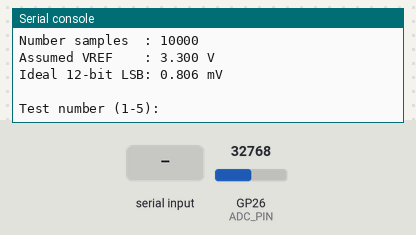
The program below on a simulated Raspberry Pi Pico running MicroPython. On the bench: the last lines printed to the serial console. The inputs (shaded band) are chosen by the test bench; at power-on: GP26 (ADC_PIN) = 32768 (analog values on the 0–65535 scale). Files the program writes start out absent.

Above: at 1.2 s.
1.3 s: "1" typed at the serial console, then Enter
At 2.1 s:
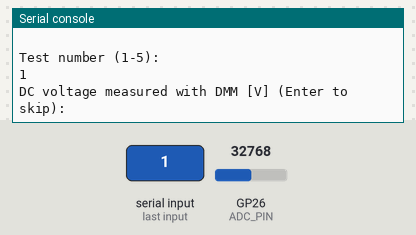
2.8 s: "2" typed at the serial console, then Enter
At 4.7 s:
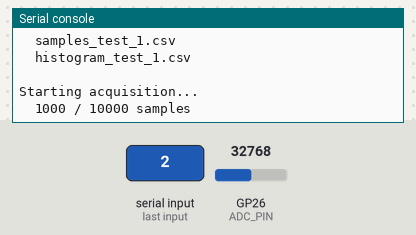
Timing chart, 0 to 6.2 s (numbered marks = the images above; inputs shaded):
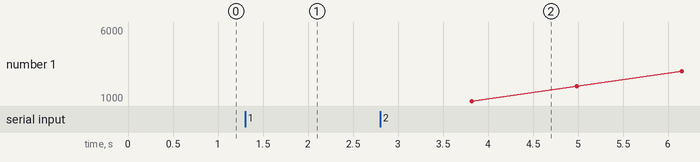

Measured:
- after the input at 1.3 s, the serial console: prints a new line at once (image 1)
- after the input at 2.8 s, the serial console: prints a new line at once (image 2)

The program:

sampling_2.py
```python
# ============================================================
# sampling_2.py
# Raspberry Pi Pico 2 W (RP2350) - MicroPython
# Statistical characterization of a DC input using the ADC
# Digital Communications
# Telecommunications Engineering Program
# Universidad Militar Nueva Granada - UMNG
# Raspberry Pi Pico 2 W
# jose.rugeles@unimilitar.edu.co

# Purpose:
#   - Acquire N DC measurements
#   - Calculate mean, sample variance, sample standard deviation
#   - Calculate minimum, maximum, and range
#   - Build a histogram using approximate 12-bit ADC codes
#   - Save raw samples and histogram as CSV files
#
# ============================================================

from machine import ADC
from array import array
import math
import gc

try:
    import os
except ImportError:
    os = None

ADC_PIN = 26
VREF = 3.3
NUM_SAMPLES = 10000
BUFFER_SAMPLES = 100

adc = ADC(ADC_PIN)
LSB_12_V = VREF / 4095.0


def free_space_bytes():
    if os is None:
        return None
    try:
        stat = os.statvfs("/")
        return stat[0] * stat[3]
    except Exception:
        return None


print()
print("----------------------------------------------------")
print("ADC statistical characterization")
print("Raspberry Pi Pico 2 W")
print("----------------------------------------------------")
print("ADC input       : GP{}".format(ADC_PIN))
print("Number samples  : {}".format(NUM_SAMPLES))
print("Assumed VREF    : {:.3f} V".format(VREF))
print("Ideal 12-bit LSB: {:.3f} mV".format(LSB_12_V * 1000))
print()

test_id = input("Test number (1-5): ").strip()
if test_id not in ("1", "2", "3", "4", "5"):
    print("Invalid test number. Using test_1.")
    test_id = "1"

reference_text = input(
    "DC voltage measured with DMM [V] (Enter to skip): "
).strip()

reference_voltage = None
if reference_text:
    try:
        reference_voltage = float(reference_text)
    except ValueError:
        print("Invalid reference voltage. DMM comparison will be skipped.")
        reference_voltage = None

sample_filename = "samples_test_{}.csv".format(test_id)
hist_filename = "histogram_test_{}.csv".format(test_id)

free_bytes = free_space_bytes()
if free_bytes is not None:
    print("Free filesystem space: {:.1f} kB".format(free_bytes / 1024))

print()
print("Files to be created:")
print("  {}".format(sample_filename))
print("  {}".format(hist_filename))
print()

# Welford statistical variables
n = 0
mean_v = 0.0
M2 = 0.0
min_v = None
max_v = None
min_code12 = 4095
max_code12 = 0
count_code_0 = 0
count_code_4095 = 0

# 4096 nominal 12-bit bins; 16-bit counts are enough for 10000 samples.
histogram = array("H", [0] * 4096)
gc.collect()

print("Starting acquisition...")

try:
    with open(sample_filename, "w") as sample_file:
        # Compact file: students convert Raw_u16 to voltage in MATLAB/Python.
        sample_file.write("Sample,Raw_u16\n")
        buffer = []

        for i in range(NUM_SAMPLES):
            raw_u16 = adc.read_u16()
            voltage = raw_u16 * VREF / 65535.0
            code12 = raw_u16 >> 4

            # Welford online statistics
            n += 1
            delta = voltage - mean_v
            mean_v += delta / n
            delta2 = voltage - mean_v
            M2 += delta * delta2

            if min_v is None or voltage < min_v:
                min_v = voltage
            if max_v is None or voltage > max_v:
                max_v = voltage

            if code12 < min_code12:
                min_code12 = code12
            if code12 > max_code12:
                max_code12 = code12

            histogram[code12] += 1

            if code12 == 0:
                count_code_0 += 1
            if code12 == 4095:
                count_code_4095 += 1

            buffer.append("{},{}\n".format(i, raw_u16))

            if len(buffer) >= BUFFER_SAMPLES:
                sample_file.write("".join(buffer))
                buffer = []

            if (i + 1) % 1000 == 0:
                print("  {} / {} samples".format(i + 1, NUM_SAMPLES))

        if buffer:
            sample_file.write("".join(buffer))

except OSError as exc:
    print()
    print("ERROR while writing sample file:", exc)
    print("Delete old files from the Pico filesystem and run the test again.")
    raise

if n > 1:
    variance_v = M2 / (n - 1)
    std_v = math.sqrt(variance_v)
else:
    variance_v = 0.0
    std_v = 0.0

range_v = max_v - min_v
std_mv = std_v * 1000.0
std_lsb = std_v / LSB_12_V

# Histogram mode
mode_code12 = 0
mode_count = histogram[0]
for code in range(1, 4096):
    if histogram[code] > mode_count:
        mode_code12 = code
        mode_count = histogram[code]

mode_voltage = mode_code12 * LSB_12_V

try:
    with open(hist_filename, "w") as hist_file:
        hist_file.write("Code12,Count,Voltage_equiv_V\n")
        for code in range(4096):
            count = histogram[code]
            if count > 0:
                voltage_equiv = code * LSB_12_V
                hist_file.write(
                    "{},{},{:.6f}\n".format(code, count, voltage_equiv)
                )
except OSError as exc:
    print()
    print("ERROR while writing histogram file:", exc)
    print("Delete old files from the Pico filesystem and run the test again.")
    raise

print()
print("----------------------------------------------------")
print("Statistical results")
print("----------------------------------------------------")
print("N                         : {}".format(n))
print("Mean V_bar                : {:.6f} V".format(mean_v))
print("Sample variance s^2       : {:.10e} V^2".format(variance_v))
print("Sample std. deviation s   : {:.6f} V".format(std_v))
print("Sample std. deviation s   : {:.3f} mV".format(std_mv))
print("Std. deviation            : {:.3f} LSB".format(std_lsb))
print("Minimum V_min             : {:.6f} V".format(min_v))
print("Maximum V_max             : {:.6f} V".format(max_v))
print("Range R                   : {:.6f} V".format(range_v))
print("Minimum nominal code      : {}".format(min_code12))
print("Maximum nominal code      : {}".format(max_code12))
print("Mode nominal code         : {}".format(mode_code12))
print("Mode count                : {}".format(mode_count))
print("Mode equivalent voltage   : {:.6f} V".format(mode_voltage))
print("Code 0 occurrences        : {}".format(count_code_0))
print("Code 4095 occurrences     : {}".format(count_code_4095))

if reference_voltage is not None:
    error_v = mean_v - reference_voltage
    error_mv = error_v * 1000.0

    print()
    print("DMM reference             : {:.6f} V".format(reference_voltage))
    print("Mean error ADC - DMM      : {:+.6f} V".format(error_v))
    print("Mean error ADC - DMM      : {:+.3f} mV".format(error_mv))

    if reference_voltage != 0:
        error_percent = 100.0 * error_v / reference_voltage
        print("Relative mean error        : {:+.3f} %".format(error_percent))

print()
print("----------------------------------------------------")
print("Files saved")
print("----------------------------------------------------")
print(sample_filename)
print(hist_filename)
print()
print("Copy both files to the computer before the next test.")
print("Delete old test files from the Pico if storage space is limited.")
print("----------------------------------------------------")
```
